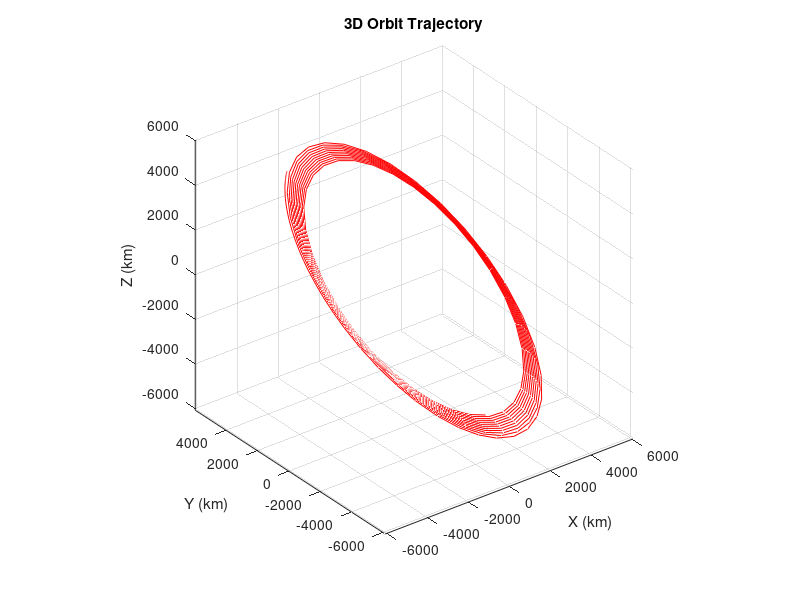

This figure's MATLAB source: (Note: this script raises an error after producing the figure.)
%%%%%%%%%%%%%%%%%%%%%%%%%%%
%%% 우주역학특론 HW-7_2  %%%
%%% 24114529_임형구     %%%
%%%%%%%%%%%%%%%%%%%%%%%%%%%
clear all; 
% close all;
clc;

% 물리 상수
global mu J2 R
mu = 398600;  % km^3/s^2 (지구 중력 상수)
J2 = 0.00108263;
R = 6378;  % Earth Radius

% 궤도 요소
a = 7001;  % 반장축 [km]
ecc = 0.01;  % 이심률
P = a * (1 - ecc^2);
inc = 45 * pi / 180;  % 궤도 경사 [rad]
n = sqrt(mu / a^3);  % mean motion
tspan = 2 * pi * sqrt(a^3 / mu);
Omega = 45 * pi / 180;  % 상승노드 경도 [rad]
w = 45 * pi / 180;  % 근점 인수 [rad]
M0 = 45 * pi / 180;  % 평균 근점이각 [rad]
h = sqrt(mu * a * (1 - ecc^2));  % 각운동량
   

function E = Mean2Eccen(M, e)
    E_n1 = M;
    f = (M-E_n1+e*sin(E_n1));
    fdot= (e*cos(E_n1)-1);
    E_n2 = E_n1-(f/fdot);
    % E_up = M+e*sin(0.1);
    % E_down = E_up + 0.1;
    while (abs(E_n1 - E_n2) > 0.001)
        E_n1 = E_n2;
        f = (M-E_n1+e*sin(E_n1));
        fdot= (e*cos(E_n1)-1);
        E_n2 = E_n1-(f/fdot);
    end 
    E = E_n2;
end

%Rotation matrix Definition
function Rotation = R_pqw_to_eci(Omega,theta,inc)
    R = [cos(Omega)*cos(theta)-sin(Omega)*sin(theta)*cos(inc);...
         sin(Omega)*cos(theta)+cos(Omega)*sin(theta)*cos(inc);...
         sin(theta)*sin(inc)];
    Rotation = R;
end

function Rotation = V_pqw_to_eci(Omega,theta,w,inc,ecc)
    R = [cos(Omega)*(sin(theta)+ecc*sin(w))+sin(Omega)*(cos(theta)+ecc*cos(w))*cos(inc);...
         sin(Omega)*(sin(theta)+ecc*sin(w))-cos(Omega)*(cos(theta)+ecc*cos(w))*cos(inc);...
         -(cos(theta)+ecc*cos(w))*sin(inc)];
    Rotation = R;
end
% ODE 시스템 정의 (운동 방정식)
function dxdt = orbitEquations(t, x)
    global mu J2 R
    r = sqrt(x(1)^2 + x(2)^2 + x(3)^2); % 거리 계산
    dxdt = zeros(6,1);  % 미분 방정식 배열
    % 위치에 대 한 변화율
    dxdt(1) = x(4);  % vx
    dxdt(2) = x(5);  % vy
    dxdt(3) = x(6);  % vz
    % 속도에 대한 변화율 (중력 효과)
    dxdt(4) = (-mu*x(1)/r^3)*(1+1.5*J2*(R/r)^2*(1-5*(x(3)/r)^2));  % ax
    dxdt(5) = (-mu*x(2)/r^3)*(1+1.5*J2*(R/r)^2*(1-5*(x(3)/r)^2));  % ay
    dxdt(6) = (-mu*x(3)/r^3)*(1+1.5*J2*(R/r)^2*(3-5*(x(3)/r)^2));  % az
end


% Mean anomaly to True anomaly
M = M0;
E = Mean2Eccen(M, ecc);
nu = atan2(sqrt(1 - ecc^2) * sin(E), cos(E) - ecc);

% Get Distance Satellite from Elliptical Focus
p = a * (1 - ecc^2);
r_0 = p / (1 + ecc * cos(nu));

% Coordinate Transformation
r_ECI = r_0 .* R_pqw_to_eci(Omega, w + nu, inc);
v_ECI = (-mu / h) .* V_pqw_to_eci(Omega, w + nu, w, inc, ecc);

% Get Initial Condition [x0, y0, z0, vx0, vy0, vz0]
x0 = [r_ECI; v_ECI];
x0 = x0(:);  % 벡터 형태로 변환

% Numerical Integration (ODE45)
[t, sol] = ode45(@orbitEquations, [0, tspan*10], x0);

% 결과 시각화 (3D 궤도 플롯)
figure();
plot3(sol(:, 1), sol(:, 2), sol(:, 3), 'r-', 'LineWidth', 0.7);
xlabel('X (km)');
ylabel('Y (km)');
zlabel('Z (km)');
title('3D Orbit Trajectory');
grid on;
axis equal;
hold on;

% 지구 그리기
load('topo.mat', 'topo', 'topomap1');
Re = 6378;

phi = linspace(0, pi, 30);
theta = linspace(0, 2 * pi, 40);
[phi, theta] = meshgrid(phi, theta);
xsphere = Re * sin(phi) .* cos(theta);
ysphere = Re * sin(phi) .* sin(theta);
zsphere = Re * cos(phi);
mhndl1 = mesh(xsphere, ysphere, zsphere);
h = surface(xsphere, ysphere, zsphere, 'FaceColor', 'texture', 'CData', topo);
axis equal
